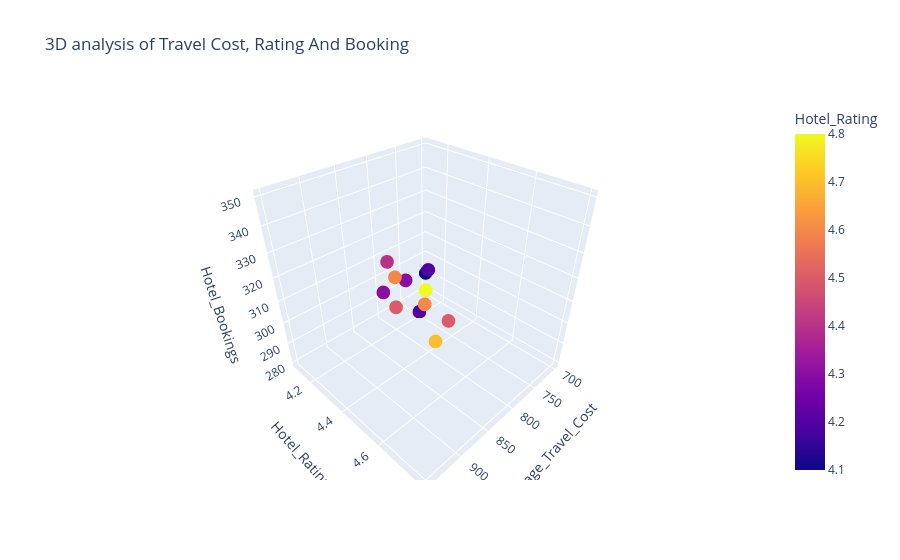

The cell this chart's notebook holds for it:
### Markdown cell above
### 3D Plot

#### Concept

A **3D scatter plot** provides a **multi-dimensional view of relationship**.

#### Travel Cost vs Hotel Rating & Bookings

### Code cell
fig = px.scatter_3d(df, x = 'Average_Travel_Cost', y = 'Hotel_Rating', z = 'Hotel_Bookings', 
                    title = "3D analysis of Travel Cost, Rating And Booking", color = 'Hotel_Rating')
fig.show()

### Figure 1 — Plotly figure (JSON) as saved in the notebook; plotly's stock layout.template omitted (floating-point values rounded to 4 significant figures)
{"data": [{"hovertemplate": "Average_Travel_Cost=%{x}<br>Hotel_Rating=%{marker.color}<br>Hotel_Bookings=%{z}<extra></extra>", "legendgroup": "", "marker": {"color": [4.5, 4.2, 4.7, 4.3, 4.1, 4.8, 4.6, 4.4, 4.5, 4.2, 4.3, 4.6], "coloraxis": "coloraxis", "symbol": "circle"}, "mode": "markers", "name": "", "scene": "scene", "showlegend": false, "type": "scatter3d", "x": [800, 750, 900, 850, 700, 950, 920, 870, 890, 730, 810, 880], "y": [4.5, 4.2, 4.7, 4.3, 4.1, 4.8, 4.6, 4.4, 4.5, 4.2, 4.3, 4.6], "z": [300, 280, 320, 310, 290, 350, 340, 330, 320, 300, 310, 325]}], "layout": {"coloraxis": {"colorbar": {"title": {"text": "Hotel_Rating"}}, "colorscale": [[0, "#0d0887"], [0.1111, "#46039f"], [0.2222, "#7201a8"], [0.3333, "#9c179e"], [0.4444, "#bd3786"], [0.5556, "#d8576b"], [0.6667, "#ed7953"], [0.7778, "#fb9f3a"], [0.8889, "#fdca26"], [1, "#f0f921"]]}, "legend": {"tracegroupgap": 0}, "scene": {"domain": {"x": [0, 1], "y": [0, 1]}, "xaxis": {"title": {"text": "Average_Travel_Cost"}}, "yaxis": {"title": {"text": "Hotel_Rating"}}, "zaxis": {"title": {"text": "Hotel_Bookings"}}}, "title": {"text": "3D analysis of Travel Cost, Rating And Booking"}}}
